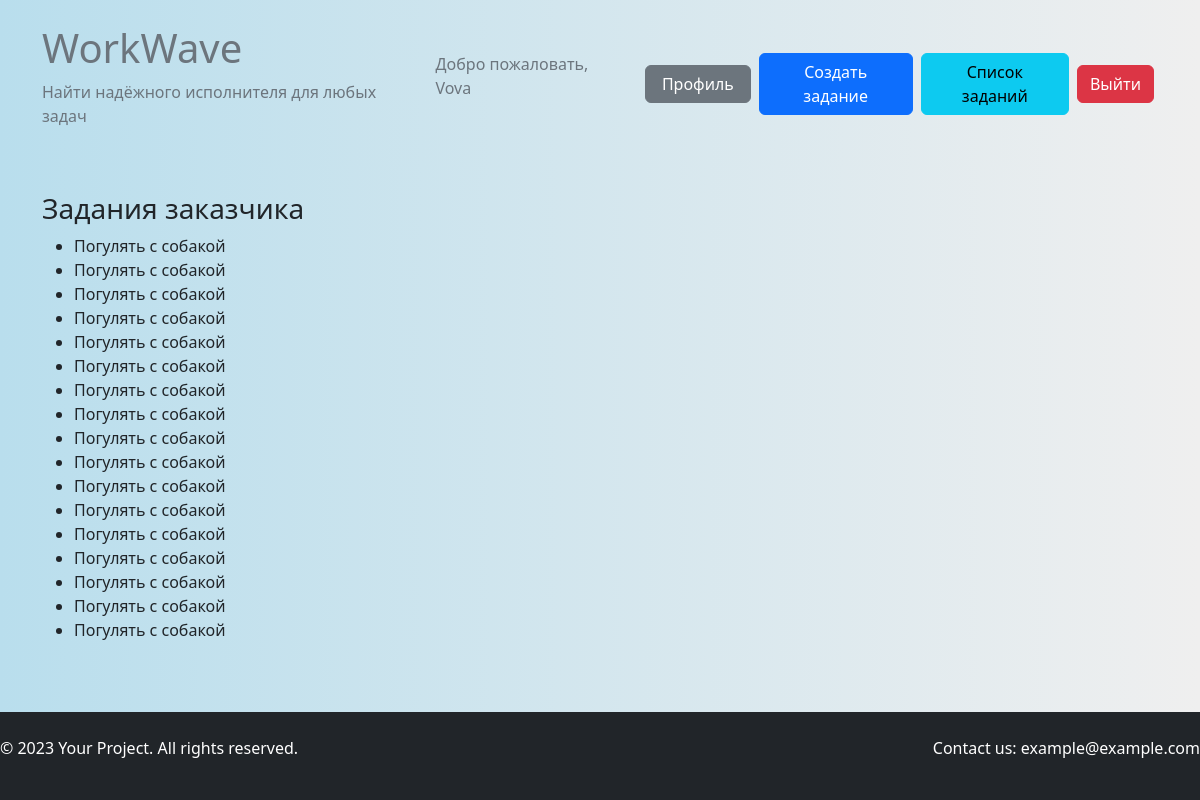
The app's page /customer_tasks/ (signed in) with its own data.
### accounts/models.py (models this page shows)
class CustomUser(AbstractUser):
    CUSTOMER = 'customer'
    EXECUTOR = 'executor'
    ROLE_CHOICES = (
        (CUSTOMER, 'Заказчик'),
        (EXECUTOR, 'Исполнитель'),
    )
    role = models.CharField(max_length=10, choices=ROLE_CHOICES, default=CUSTOMER)
    photo_user = models.ImageField(upload_to='media/user_photos/')
    name = models.CharField(max_length=100, null=True, blank=True)
    description = models.TextField(null=True, blank=True)
    email = models.EmailField(unique=True)
    groups = models.ManyToManyField(Group, verbose_name=("groups"), blank=True, related_name='customuser_groups')
    user_permissions = models.ManyToManyField(Permission, verbose_name=("user permissions"), blank=True,
                                              related_name='customuser_user_permissions')

### tasks/models.py (models this page shows, shortened)
class Task(models.Model):
    title = models.CharField(max_length=200)
    image_task = models.ImageField(upload_to='media/image_task/', null=True, blank=True)
    description = models.TextField()
    customer = models.ForeignKey(CustomUser, on_delete=models.CASCADE, related_name='customer_tasks')
    executor = models.ForeignKey(CustomUser, on_delete=models.SET_NULL, null=True, blank=True, related_name='executor_tasks')
    created_at = models.DateTimeField(auto_now_add=True)
    due_date = models.DateTimeField()
    is_completed = models.BooleanField(default=False)

### tasks/views.py (the view)
# urls.py: path('customer_tasks/', view_tasks.customer_tasks, name='customer_tasks'),
def customer_tasks(request):
    customer_tasks = Task.objects.filter(customer=request.user)
    return render(request, 'tasks/customer_tasks.html', {'customer_tasks': customer_tasks})

### templates/tasks/customer_tasks.html
{% extends 'base.html' %}
{% block content %}
<h3>Задания заказчика</h3>
<ul>
    {% for task in customer_tasks %}
        <li>{{ task.title }}</li>
    {% endfor %}
</ul>
{% endblock %}

### templates/base.html (shortened to what this page needs)
{% load static %}
<!DOCTYPE html>
<html lang="en">
<head>
    <link rel="stylesheet" href="{% static 'css/bootstrap.min.css' %}">
    <link rel="stylesheet" type="text/css" href="{% static 'css/style.css' %}">
</head>
<body>
<header class="bg-primary text-secondary py-4">
    <div class="container">
        <div class="d-flex justify-content-between align-items-center">
            <div>
                <a href="{% url 'home' %}">
                    <h1>WorkWave</h1>
                    <p>Найти надёжного исполнителя для любых задач</p>
                </a>
            </div>
            <div class="d-flex align-items-center">
                {% if user.is_authenticated %}
                <div>
                    <p class="text-secondary px-3">Добро пожаловать, {{ user.username }}</p>
                </div>
                <div class="d-flex align-items-center">
                    <a href="{% url 'profile' %}" class="btn btn-secondary px-3 m-1">Профиль</a>
                    <a href="{% url 'create_task' %}" class="btn btn-primary m-1">Создать задание</a>
                    <a href="{% url 'task_list' %}" class="btn btn-info m-1">Список заданий</a>
                    <form method="post" action="{% url 'logout' %}">
                        <button type="submit" class="btn btn-danger m-1">Выйти</button>
                    </form>
                </div>
                {% else %}
                <button class="btn btn-secondary px-3 m-1" onclick="window.location.href='{% url 'register' %}'">Войти
                </button>
                {% endif %}
            </div>
        </div>
    </div>
</header>
<div class="container mt-4">
    {% block content %}
    {% endblock %}
</div>
</body>
<footer class="bg-dark text-white py-4 fixed-bottom">
    <div a="container">
        <div class="row">
            <div class="col-md-6">
                <p>&copy; 2023 Your Project. All rights reserved.</p>
            </div>
            <div class="col-md-6 text-md-end">
                <p>Contact us: example@example.com</p>
            </div>
        </div>
    </div>
</footer>
</body>
</html>

### static/css/style.css (style rules this page uses)
body, header { background: linear-gradient(90deg, #b9deed, #efefef); }
a { color: #6c757d; text-decoration: none; transition: color 0.3s; }

### records on screen
CustomUser: username "Vova"
Task: title "Погулять с собакой"
Task: title "Погулять с собакой"
Task: title "Погулять с собакой"
Task: title "Погулять с собакой"
Task: title "Погулять с собакой"
Task: title "Погулять с собакой"
Task: title "Погулять с собакой"
Task: title "Погулять с собакой"
Task: title "Погулять с собакой"
Task: title "Погулять с собакой"
Task: title "Погулять с собакой"
Task: title "Погулять с собакой"
Task: title "Погулять с собакой"
Task: title "Погулять с собакой"
Task: title "Погулять с собакой"
Task: title "Погулять с собакой"
Task: title "Погулять с собакой"
